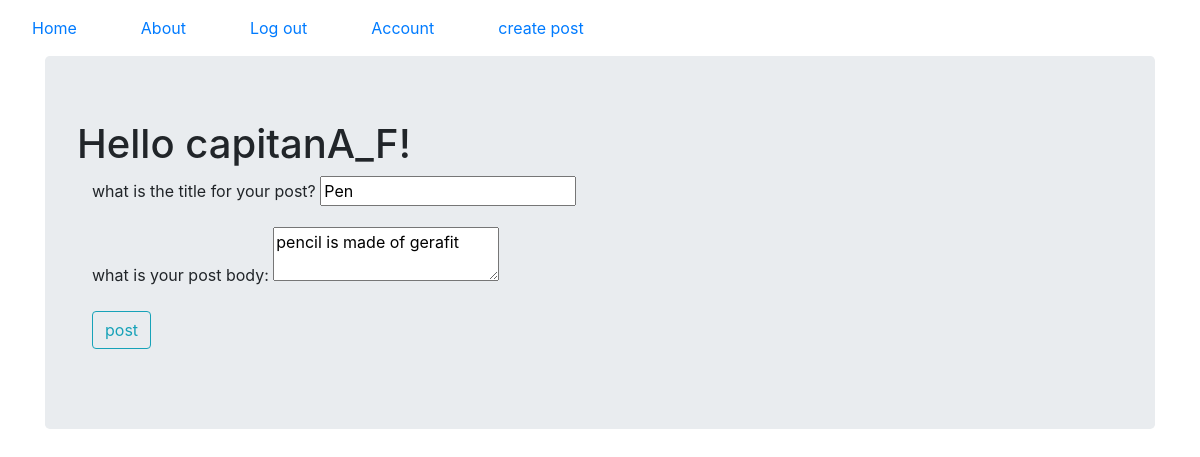
The page /2/update (signed in) on the database its author committed.
### puppyblog/models.py (models this page shows, shortened)
class User(db.Model, UserMixin):
    __tablename__ = "users"
    id = db.Column(db.Integer, unique=True, primary_key=True)
    user_name = db.Column(db.String(64), nullable=False, unique=True, index=True)
    email = db.Column(db.String(64), nullable=False, unique=True, index=True)
    hash_password = db.Column(db.String(128), unique=True, nullable=False)
    profile_image = db.Column(db.String(64), default='default_profile.png')
    blog_post = db.relationship('BlogPost', backref='Author', lazy=True)

class BlogPost(db.Model):
    __tabelname__ = "blogposts"
    users = db.relationship(User)
    id = db.Column(db.Integer, unique=True, primary_key=True)
    user_id = db.Column(db.Integer, db.ForeignKey("users.id"), nullable=False)
    title = db.Column(db.String(128), nullable=False)
    date = db.Column(db.DateTime, nullable=True, default=datetime.utcnow())
    body = db.Column(db.Text(), nullable=False)

### puppyblog/blog_posts/views.py (the view)
@blog_posts.route("/<int:blog_post_id>/update", methods=["POST", "GET"])
@login_required
def update(blog_post_id):
    blog_post = BlogPost.query.get_or_404(blog_post_id)
    if blog_post.user_id != current_user.id:
        abort(403)
    form = BlogPostForm()
    if form.validate_on_submit():
        blog_post.title = form.title.data
        blog_post.body = form.body.data
        db.session.commit()
        flash("your post has been updated")
        return redirect(url_for("blog_posts.view", blog_post_id=blog_post_id))
    elif request.method == "GET":
        form.title.data = blog_post.title
        form.body.data = blog_post.body
    return render_template("create_post.html", form=form)

### puppyblog/blog_posts/forms.py
class BlogPostForm(FlaskForm):
    title = StringField("what is the title for your post?", validators=[DataRequired()])
    body = TextAreaField("what is your post body:", validators=[DataRequired()])
    submit = SubmitField("post")

### puppyblog/models.py (called while the page is built)
@login_manager.user_loader
def user_loader(user_id):
    return User.query.get(user_id)

### puppyblog/templates/create_post.html (shortened to what this page needs)
{%extends "base.html"%}
{%block content%}
<div class="jumbotron">
    <h1>Hello {{current_user.user_name}}!</h1>
    <div class="container">
        <form class="form-group" method="POST">
            <div class="form-group">
                {{form.title.label(class="form-group-label")}}
                {{form.title(class="form_control")}}
            </div>
            <div class="form-group">
                {{form.body.label(class="form-group-label")}}
                {{form.body(class="form_control")}}
            </div>
            <div class="form-group">
                {{form.submit(class="btn btn-outline-info")}}
            </div>
        </form>
    </div>
</div>
{%endblock content%}

### rows shown on the page
User: user_name "capitanA_F"
BlogPost: title "Pen", body "pencil is made of gerafit"
